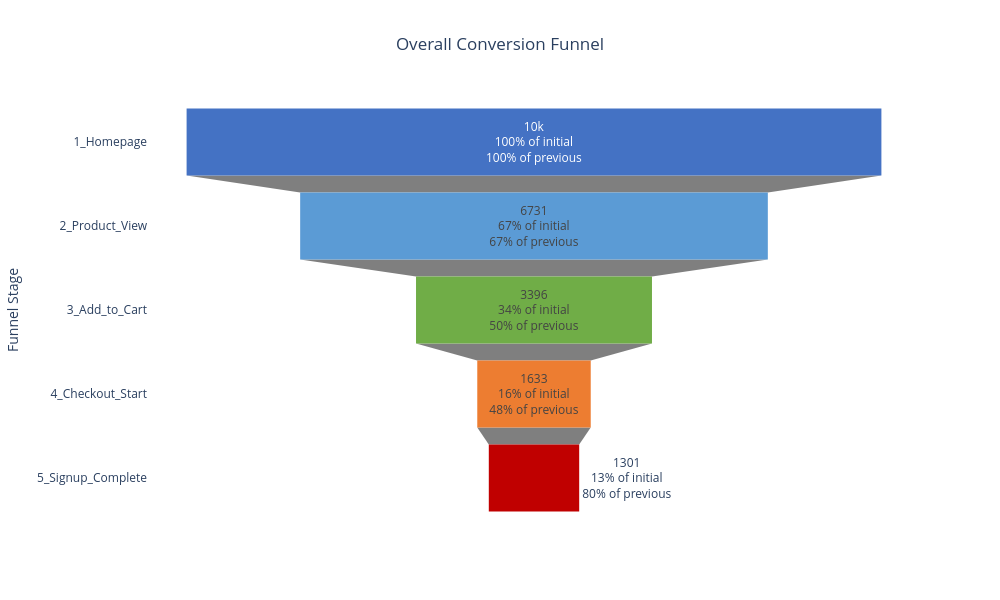

Write notebook code for a chart like this one.
### Code cell
import plotly.graph_objects as go
from pathlib import Path

# Create funnel visualization
fig = go.Figure(
    go.Funnel(
        y=funnel_steps,
        x=funnel_users.values,
        textinfo="value+percent initial+percent previous",
        marker=dict(
            color=["#4472C4", "#5B9BD5", "#70AD47", "#ED7D31", "#C00000"]
        )
    )
)

# Customize chart layout
fig.update_layout(
    title="Overall Conversion Funnel",
    title_x=0.5,
    funnelmode="stack",
    template="plotly_white",
    height=600,
    width=1000,
    xaxis_title="Unique Users",
    yaxis_title="Funnel Stage"
)

# Display visualization
fig.show()

# Save visualization as HTML
output_dir = Path.cwd()

if output_dir.name == "notebooks":
    output_dir = output_dir.parent

output_dir = output_dir / "findings"
output_dir.mkdir(exist_ok=True)

fig.write_html(output_dir / "02_overall_conversion_funnel.html")

print("Funnel visualization saved successfully.")

### Figure 1 — Plotly figure (JSON) as saved in the notebook; plotly's stock layout.template omitted (floating-point values rounded to 4 significant figures)
{"data": [{"marker": {"color": ["#4472C4", "#5B9BD5", "#70AD47", "#ED7D31", "#C00000"]}, "textinfo": "value+percent initial+percent previous", "type": "funnel", "x": [10000, 6731, 3396, 1633, 1301], "y": ["1_Homepage", "2_Product_View", "3_Add_to_Cart", "4_Checkout_Start", "5_Signup_Complete"]}], "layout": {"funnelmode": "stack", "height": 600, "title": {"text": "Overall Conversion Funnel", "x": 0.5}, "width": 1000, "xaxis": {"title": {"text": "Unique Users"}}, "yaxis": {"title": {"text": "Funnel Stage"}}}}
